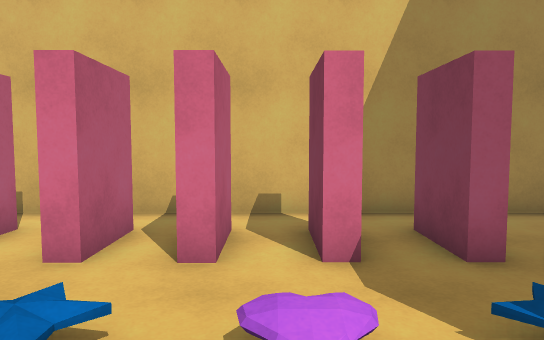
view 1 (above)

12 first-person views from a walk through a 3-D level made in the Unity game engine. The camera is 1.4 m above the floor, tilts 4° down and sees 70° across. The floor is counted in squares, 1 m on a side. Each view is taken from the middle of a square. On the plan, view 1 faces up. The plan holds only what a view shows up to about 16 squares ahead; the rest is blank.

view 2
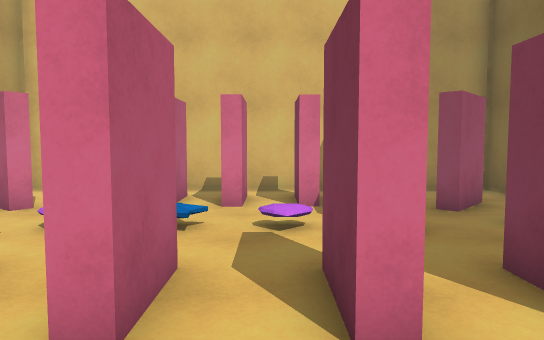

view 3
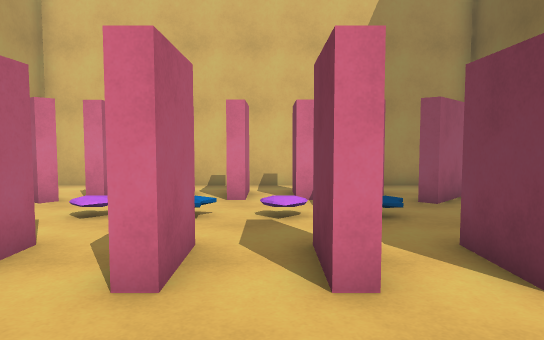

view 4
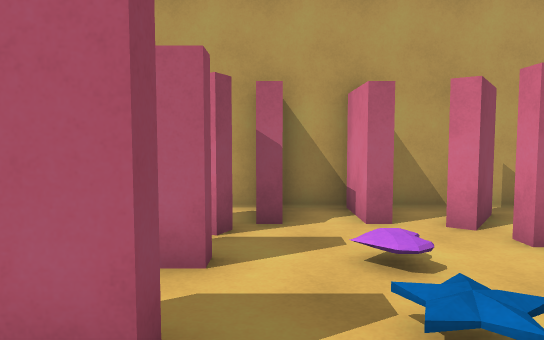

view 5
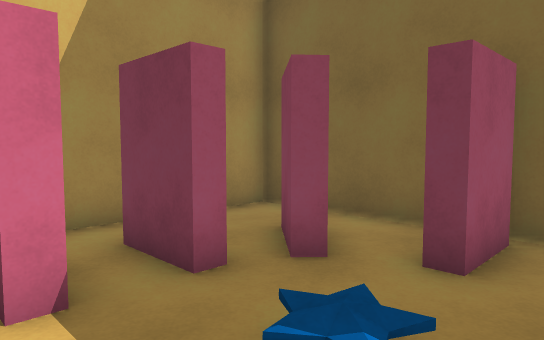

view 6
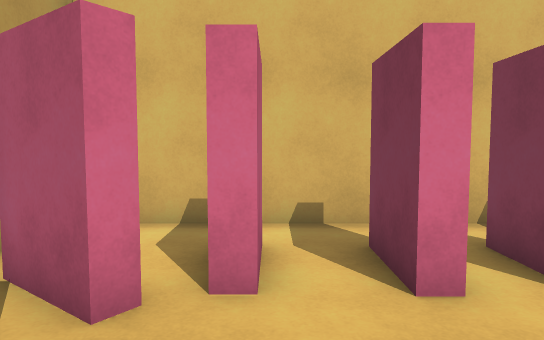

view 7
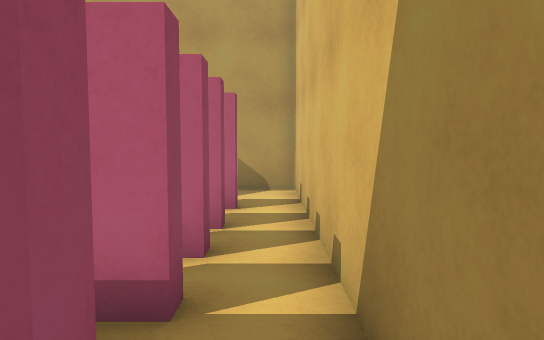

view 8
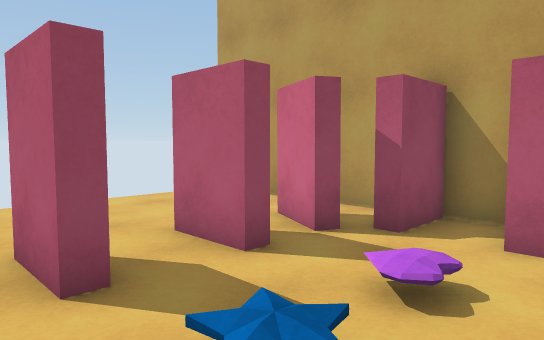

view 9
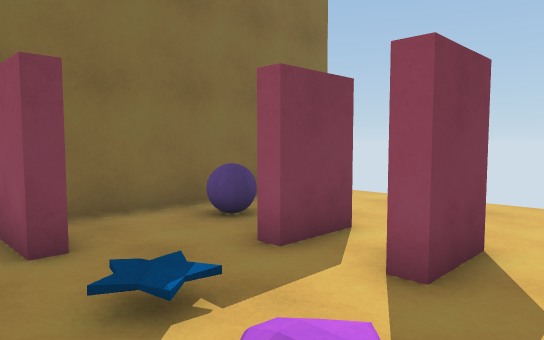

view 10
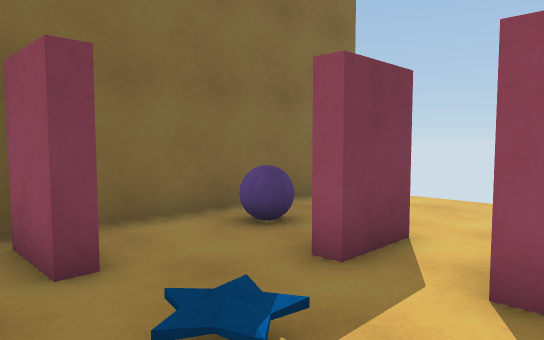

view 11
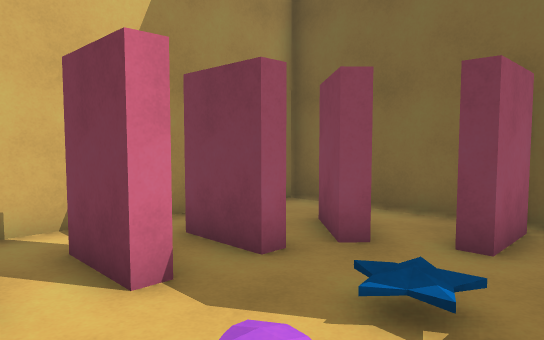

view 12
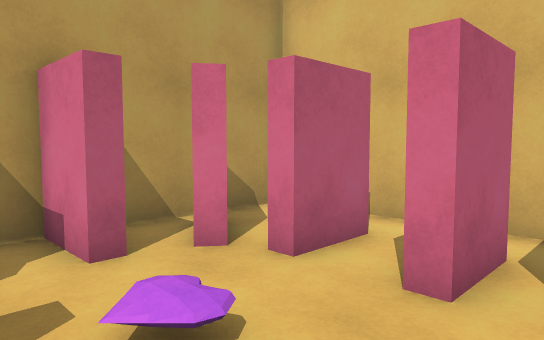

### Floor plan
Key: @ floor where view 1 was taken; # wall or solid block; . floor; T thing the floor can be seen under or through; S star; H heart; B ball.
Columns run from 8 left of view 1 to 7 right of it. Each row starts with its distance up from view 1.
  8 ################
  7 #..............#
  6 #...TTTT.TTT...#
  5 #TTTTTTT.TTTT..#
  4  #TT........T..#
  3 ###.........TT##
  2 #....HS.H.S....#
  1 ###............#
  0 #..###.#@#.#...#
 -1 #..###.#.#.#.B.#
 -2 #   ...........#
 -3 #   ......... .#
 -4 #  ..........  #
 -5    ..   .....

Positions as (right, up) in squares from view 1, and headings:
1: (0, 0), facing up
2: (0, -4), facing up
3: (0, -5), facing up
4: (1, 1), facing left
5: (0, 1), facing up-right
6: (-4, 1), facing up
7: (4, 7), facing left
8: (0, 4), facing down-left
9: (-1, 4), facing down-right
10: (0, 4), facing down-right
11: (-1, 1), facing up-right
12: (-1, 1), facing up-left
